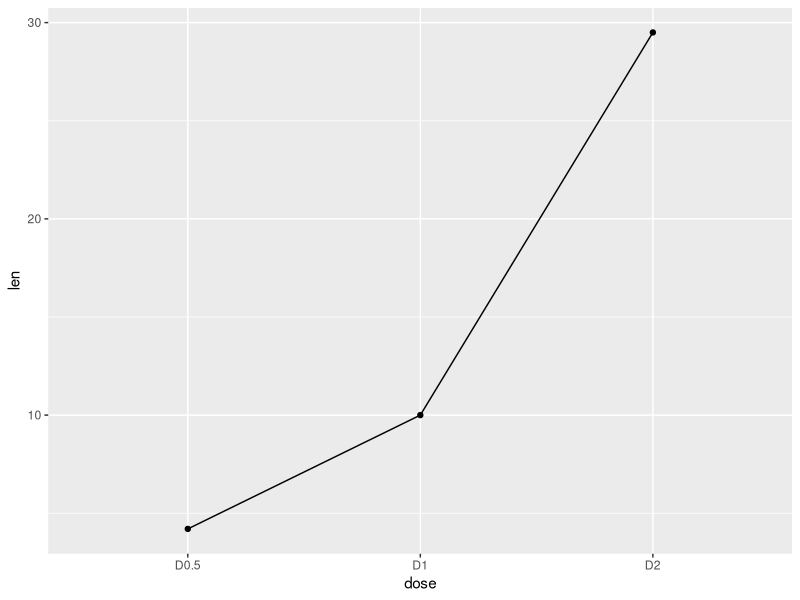
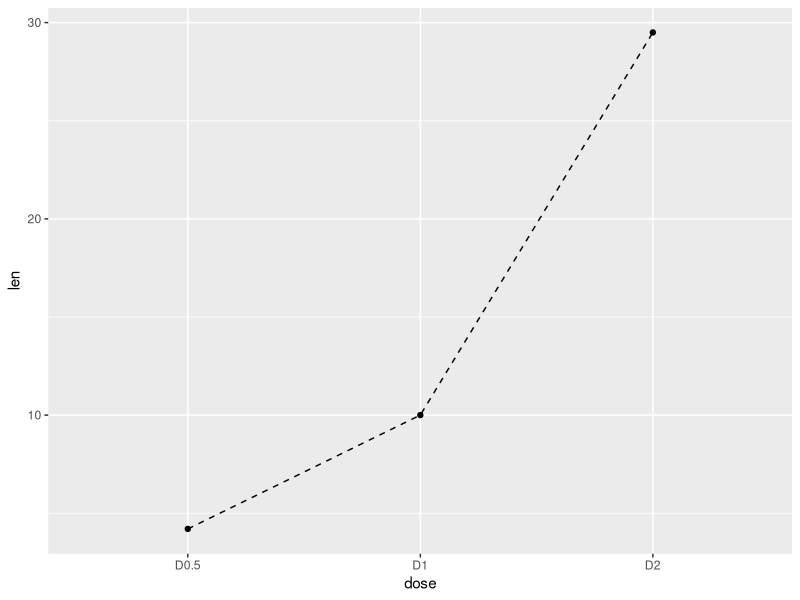
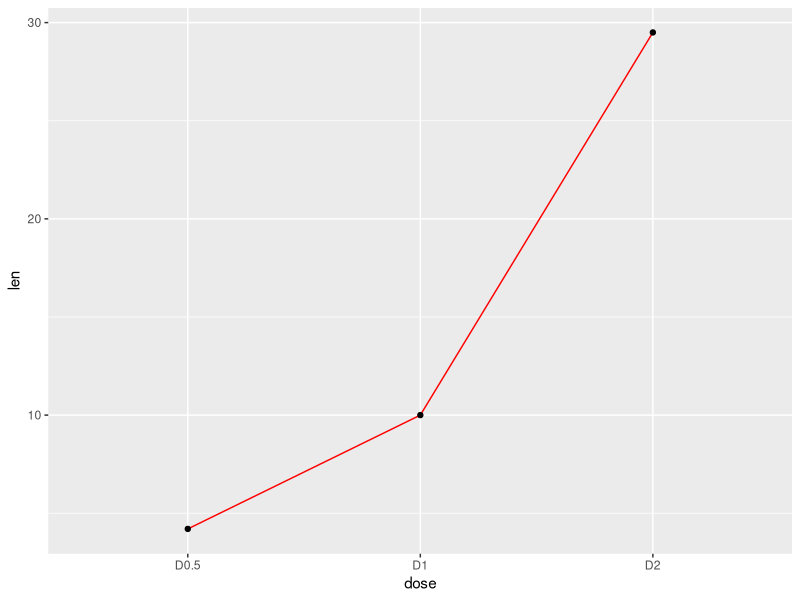

Recreate these plots in R, in order.
#install.packages("ggplot2")
library(ggplot2)
df <- data.frame(c("D0.5", "D1", "D2"), c(4.2, 10, 29.5))
names(df) <- c("dose", "len")
head(df)
#Basic line plot with points
ggplot(data=df, aes(x=dose, y=len, group=1)) + geom_line() + geom_point()
#change the line type
ggplot(data=df, aes(x=dose, y=len, group=1)) + geom_line(linetype = "dashed") + geom_point()
#change the color
ggplot(data=df, aes(x=dose, y=len, group=1)) + geom_line(color = "red") + geom_point()
library(grid)
